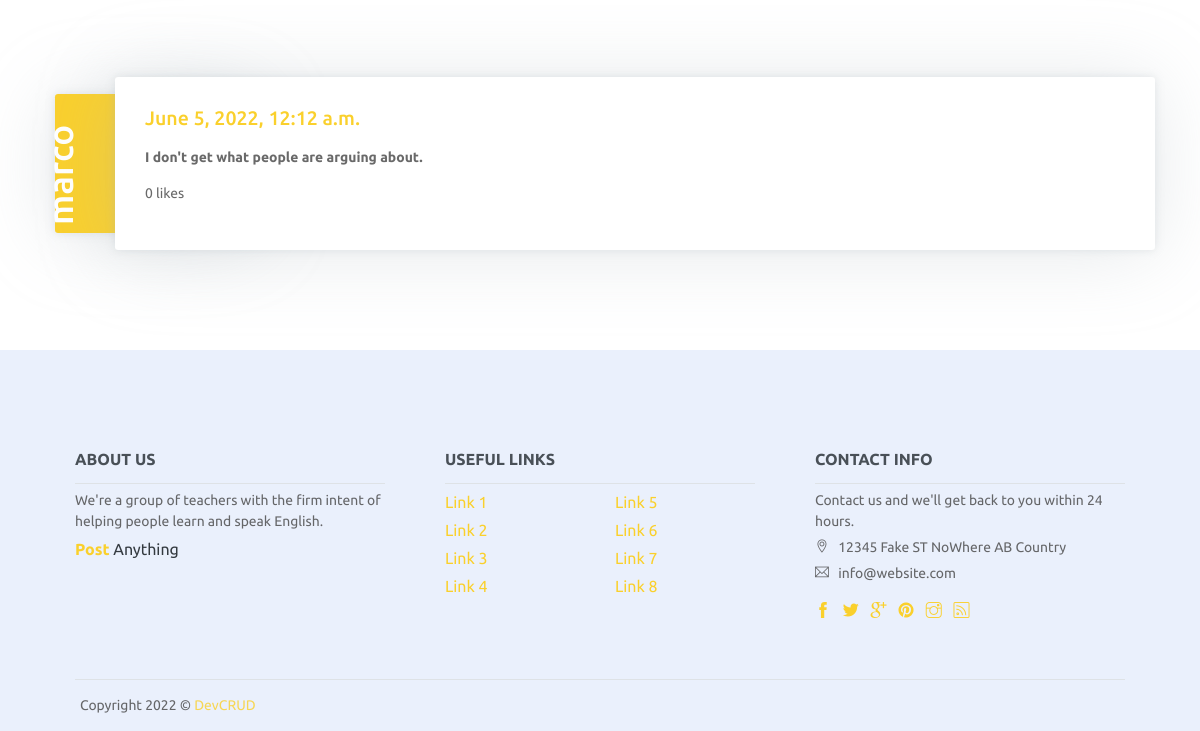
Page /topic/2/5 (signed in, lower part) on the earlier database version.
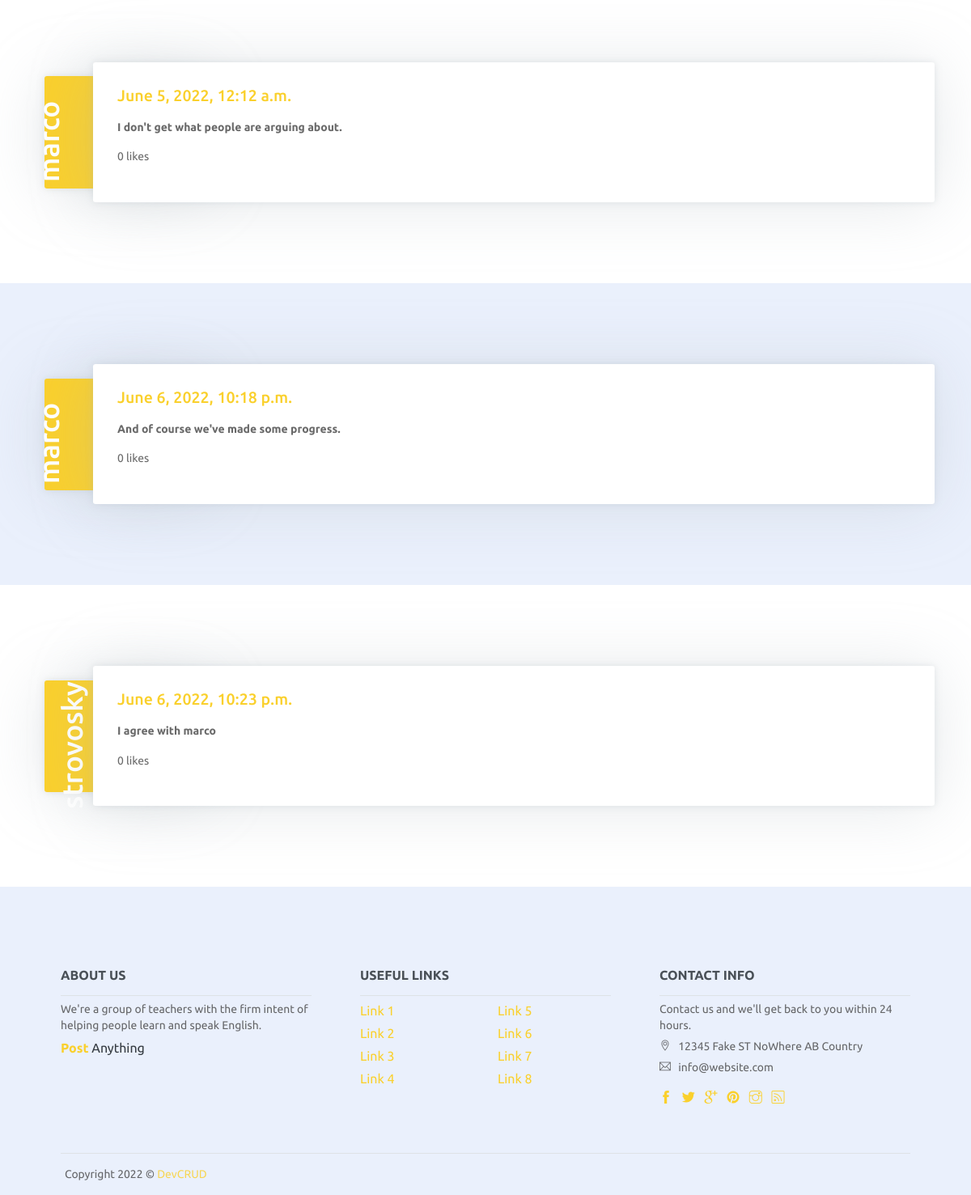
Same page on the later database version.
### blog/models.py (models this page shows, shortened)
class Comments(Model):
    content = CharField(max_length=300)
    num_likes = IntegerField(default=0)
    date_created = DateTimeField(auto_now=True)
    author = ForeignKey(to=User, on_delete=CASCADE)
    topic = ForeignKey(to=Topics, on_delete=CASCADE)

### blog/views.py (the view)
# urls.py: path("topic/<int:pk>/<int:user_id>", view=views.topic_detail_view, name="topic_detail"),
@login_required(login_url="login/")
def topic_detail_view(request, pk, user_id):
    if request.method == "POST":
        form = NewComment(request.POST)
        if form.is_valid():
            topic = Topics.objects.get(pk=pk)
            user = User.objects.get(id=user_id)
            Comments.objects.create(content=form.cleaned_data["comment"], author=user, topic=topic)
            topic_comments = Comments.objects.filter(topic=topic)
            messages.success(request, "Comment created")
            return render(request, "blog/topic.html", {"form":form, "topic_comments":topic_comments, "topic":topic})
    else:
        form = NewComment()
        topic = Topics.objects.get(pk=pk)
        topic_comments = Comments.objects.filter(topic=topic)
        return render(request, "blog/topic.html", {"form":form, "topic":topic, "topic_comments":topic_comments})

### blog/templates/blog/topic.html (shortened to what this page needs)
{% extends "blog/base.html" %}
{% block main %}
{% for comment in topic_comments %}
<section id="about">
    <div class="container">
        <div class="about-wrapper">
            <div class="after"><h1>{{comment.author}}</h1></div>
            <div class="content">
                <h5 class="title mb-3"><a href="{% url 'detail_comment' comment.pk topic.id %}">{{comment.date_created}}</a></h5>
                <div class="row">
                    <div class="col">
                        <p><b>{{comment.content}}</b></p>
                    </div>
                </div>
                <p >{{comment.num_likes}} likes</p>
            </div>
        </div>
    </div>
</section>
{% endfor %}
{% endblock main %}

Differences in the rows shown:
added Comments: author "marco", date_created "June 6, 2022, 10:18 p.m.", content "And of course we've made some progress.", num_likes "0"
added Comments: author "strovosky", date_created "June 6, 2022, 10:23 p.m.", content "I agree with marco", num_likes "0"
